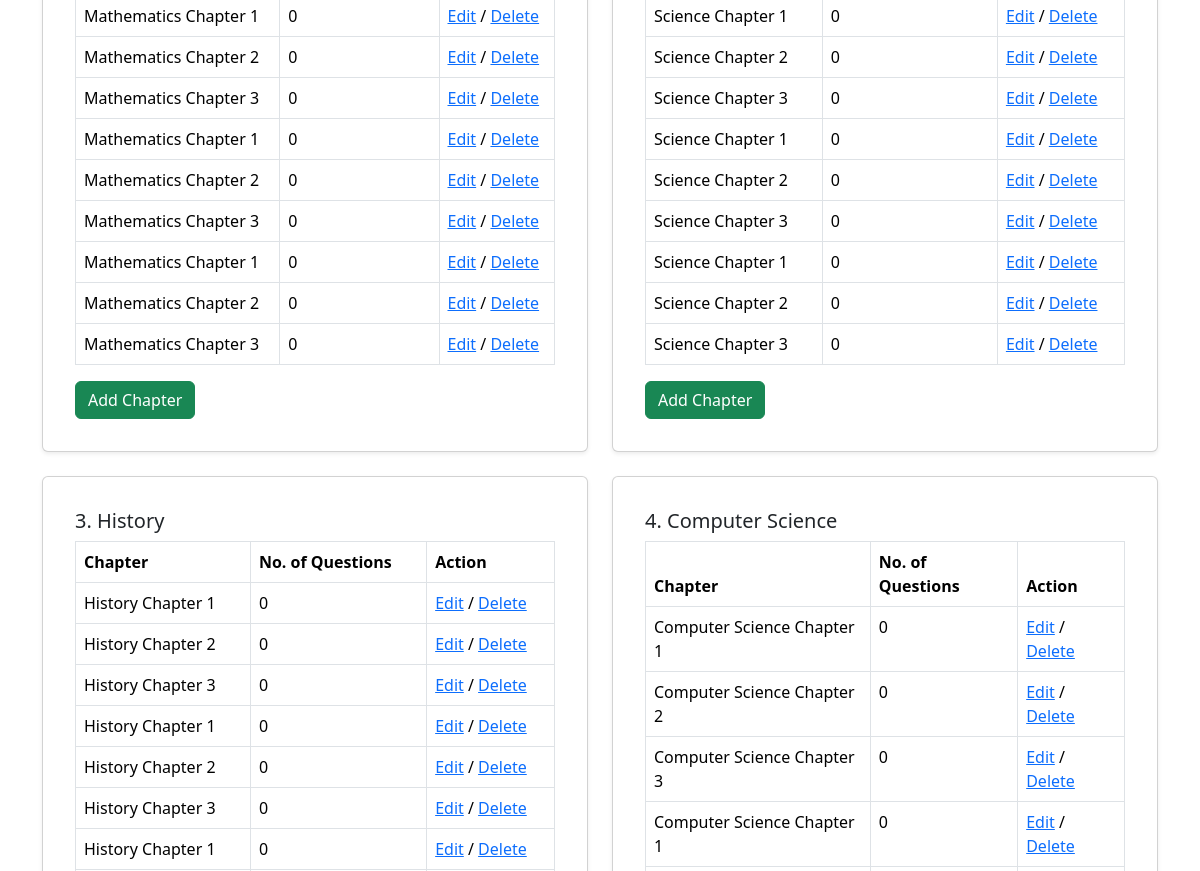
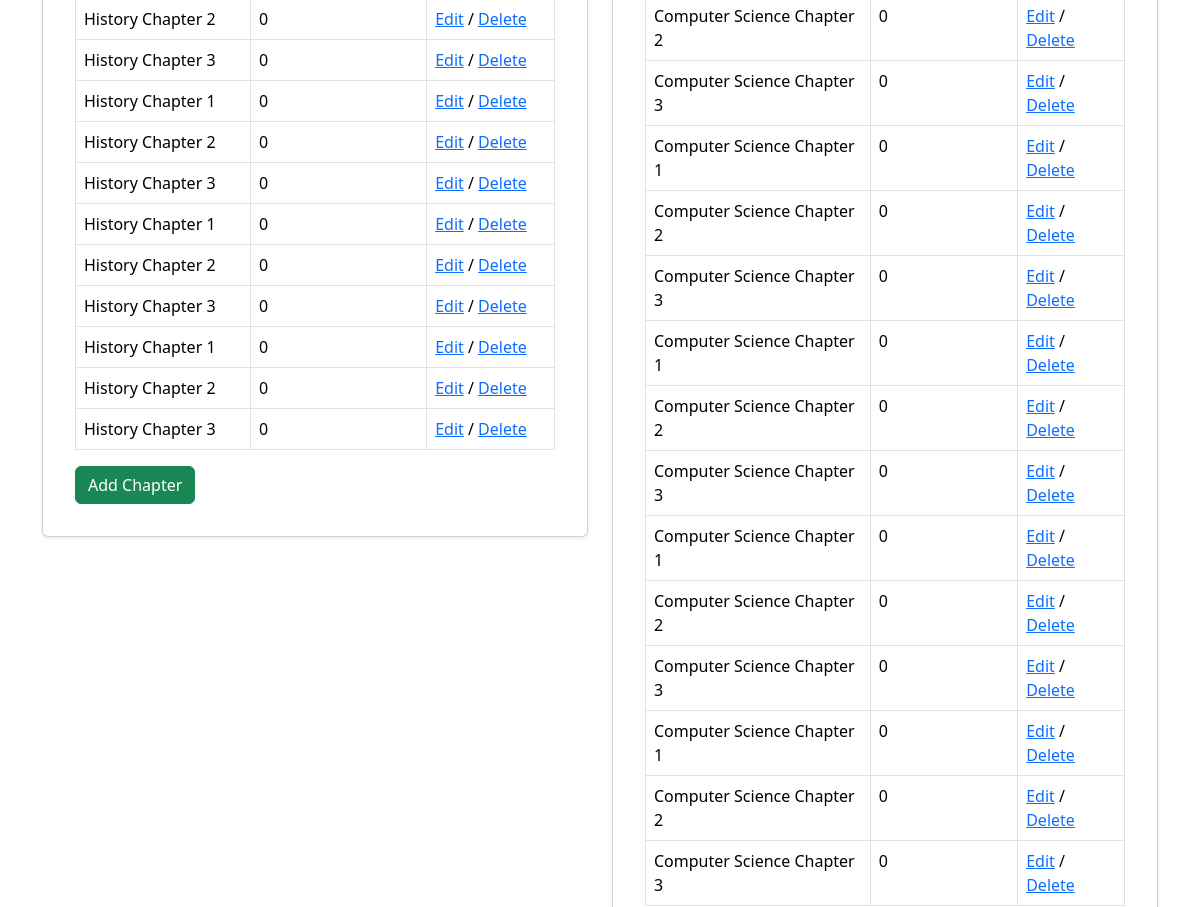
/admin (middle part), run on an earlier commit of the app's database (2 pictures, top to bottom).
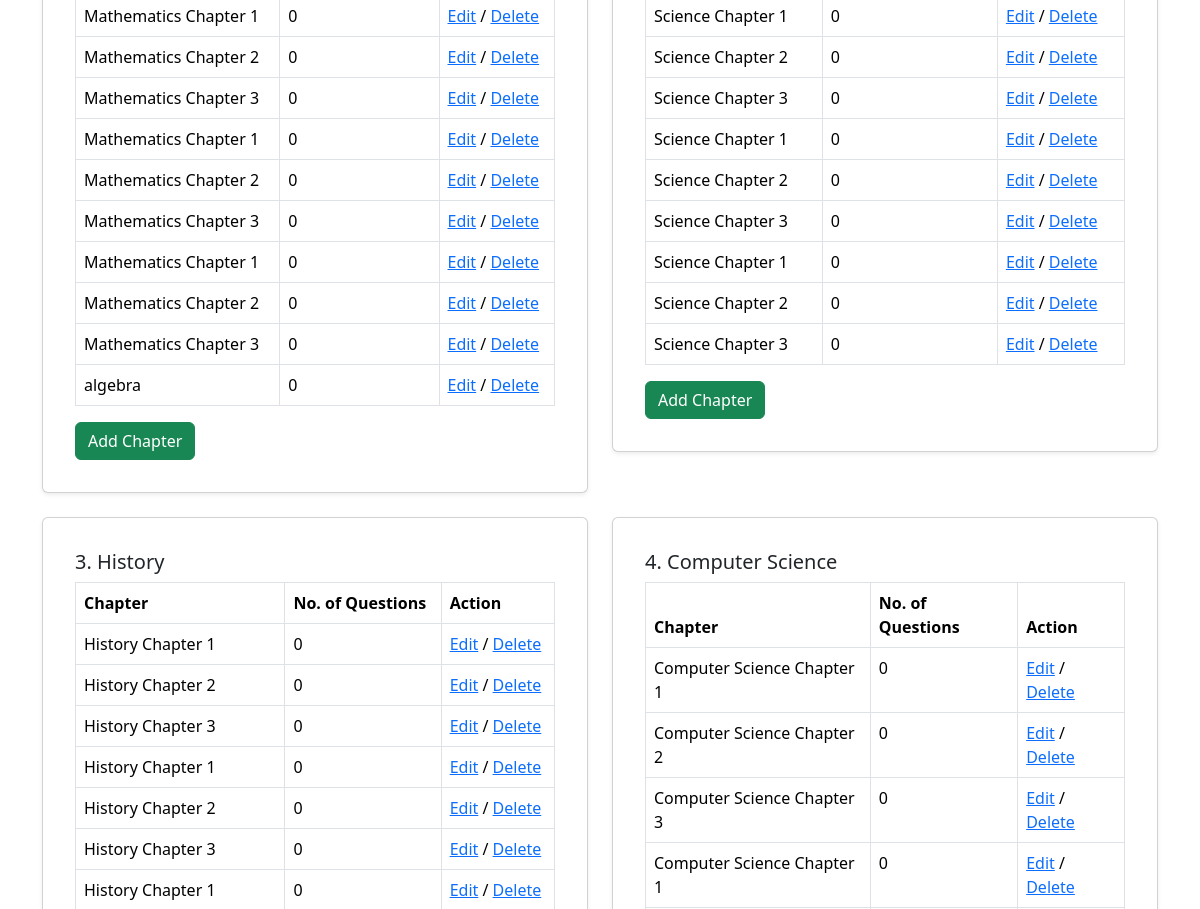
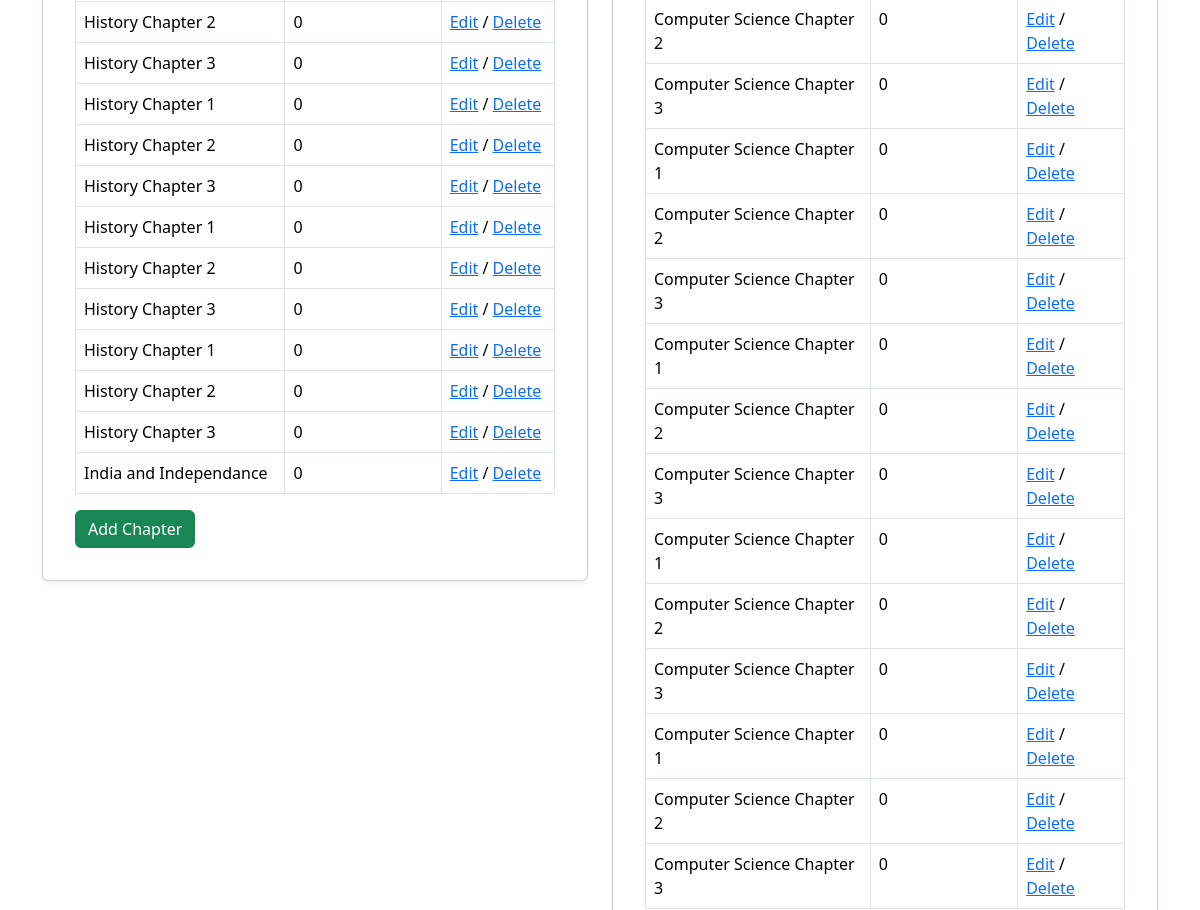
And on a later commit of the database (2 pictures, top to bottom).
### model.py (models this page shows)
class Chapter(db.Model):
    __tablename__ = 'chapters'
    id = db.Column(db.Integer, primary_key=True)
    name = db.Column(db.String(100), nullable=False)
    description = db.Column(db.Text)
    subject_id = db.Column(db.Integer, db.ForeignKey('subjects.id'), nullable=False)
    subject = db.relationship('Subject', backref=db.backref('chapters', lazy=True))
    questions = db.relationship('Question', backref='chapter', lazy=True)

class Subject(db.Model):
    __tablename__ = 'subjects'
    id = db.Column(db.Integer, primary_key=True)
    name = db.Column(db.String(100), unique=True, nullable=False)
    description = db.Column(db.Text)

### app.py (the view)
@app.route('/admin',methods=['GET','POST'])
def adminhome():
    subjects = Subject.query.all()
    subject_data = []
    for subject in subjects:
        chapters = Chapter.query.filter_by(subject_id=subject.id).all()
        chapter_data = []
        for chapter in chapters:
            question_count = Question.query.filter_by(chapter_id=chapter.id).count()
            chapter_data.append({
                'id': chapter.id,
                'title': chapter.name,
                'question_count': question_count
            })
        subject_data.append({
            'id': subject.id,
            'name': subject.name,
            'chapters': chapter_data
        })
    return render_template("adminhome.html",usertype="admin",username="admin",subdet=subject_data)

### templates/adminhome.html (shortened to what this page needs)
{% extends "hometemplate.html" %}
{% block content %}
<div class="container mt-4">
    <div class="row">
        {% for sub in subdet %}
        <div class="col-md-6">
            <div class="card shadow-sm mb-4 p-3">
                <div class="card-body">
                    <h5 class="card-title">{{sub.id}}. {{sub.name}}</h5>
                    <table class="table table-bordered">
                        <thead class="thead-light">
                            <tr>
                                <th>Chapter</th>
                                <th>No. of Questions</th>
                                <th>Action</th>
                            </tr>
                        </thead>
                        <tbody>
                            {% for chap in sub.chapters %}
                            <tr>
                                <td>{{chap.title}}</td>
                                <td>{{chap.question_count}}</td>
                                <td><a href="#">Edit</a> / <a href="#">Delete</a></td>
                            </tr>
                            {% endfor %}
                        </tbody>
                    </table>
                    <button class="btn btn-success add-chapter-button" data-bs-toggle="modal" data-bs-target="#addChapterModal" data-subjectid="{{sub.id}}" >Add Chapter</button>
                </div>
            </div>
        </div>
        {% endfor %}
    </div>
</div>
{% endblock %}

### templates/hometemplate.html (shortened to what this page needs)
<!DOCTYPE html>
<html>
    <head>
        <link href="https://cdn.jsdelivr.net/npm/bootstrap@5.3.3/dist/css/bootstrap.min.css" rel="stylesheet">
    </head>
    <body>
        {% block content %}
        {% endblock %}
        </body>
        </html>

### templates/hometemplate.html (style rules this page uses)
html, body { height: 100%; margin: 0; }
body { display: flex; flex-direction: column; justify-content: space-between; }

What changed in the data, as far as the page shows it:
added Chapter: title "algebra", question_count "0", shown under Subject (number 1 of 4 on the later page)
added Chapter: title "India and Independance", question_count "0", shown under Subject "History"
